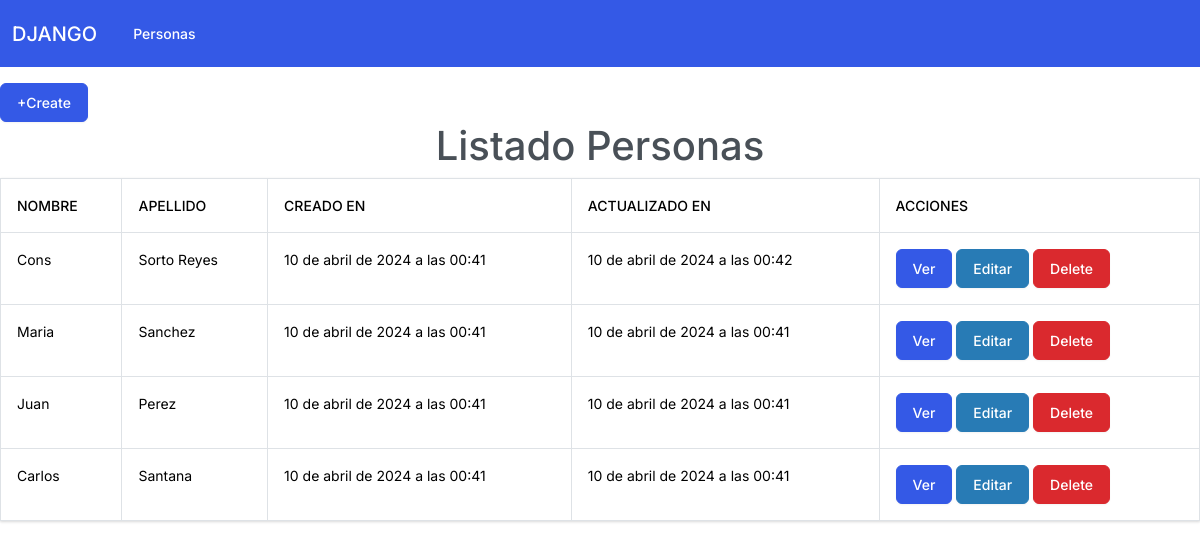
Before: / with the older database file.
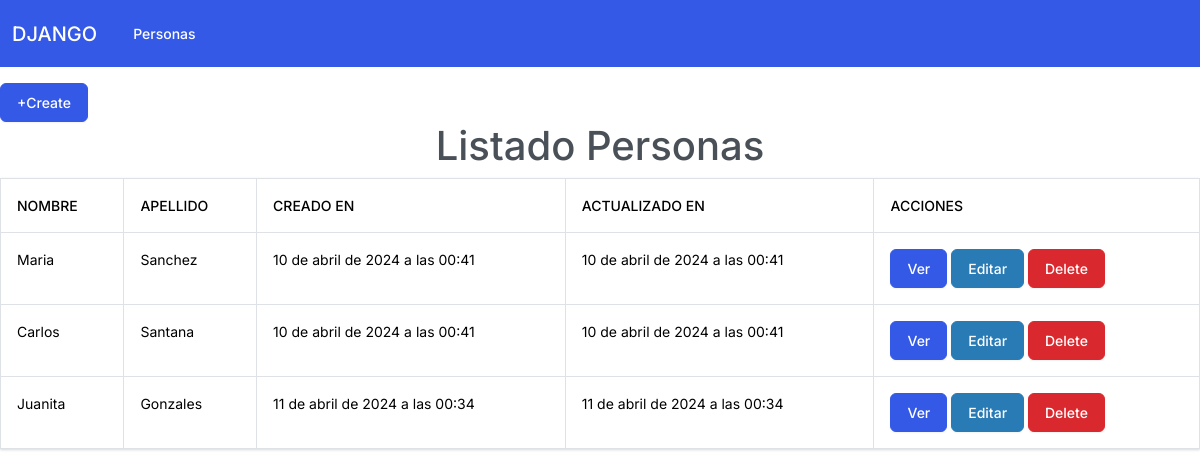
After: the same page with the newer database file.
### person/models.py (models this page shows, shortened)
class Person(models.Model):
    firstName = models.CharField(max_length=255, verbose_name='Nombre')
    lastName = models.CharField(max_length=255, verbose_name='Apellido')
    created_at = models.DateTimeField(auto_now_add=True, verbose_name='Creado en')
    updated_at = models.DateTimeField(auto_now=True, verbose_name='Actualizado en')
    class Meta:
        verbose_name = 'Persona'
        verbose_name_plural = 'Personas'

### person/views.py (the view)
# urls.py: path('', views.index, name='index'),
def index(request):
    personas = Person.objects.all()
    return render(request, "personas.html"
                  , {'title':'Listado Personas', 'personas': personas})

### person/templates/personas.html (shortened to what this page needs)
{% extends 'layout.html' %}
{% block content %}
    <a href="{% url 'create' %}" class="mt-3 btn btn-primary">+Create</a>
<h1 class = "text-center">Listado Personas</h1>
<table class = "table table-bordered">
    <thead>
        <th>Nombre</th>
        <th>Apellido</th>
        <th>Creado en</th>
        <th>Actualizado en</th>
        <th>Acciones</th>
    </thead>
    <tbody>
        {% for persona in personas%}
        <tr>
            <td>{{persona.firstName}}</td>
            <td>{{persona.lastName}}</td>
            <td>{{persona.created_at}}</td>
            <td>{{persona.updated_at}}</td>
            <td>
                <div class="btn-group" role="group" aria-label="Basic example">
                    <form action="{% url 'delete' persona.id %}" method="POST">
                    <a href="{% url 'get' persona.id %}" class="btn btn-primary">Ver</a>
                    <a href="{% url 'edit' persona.id %}" class="btn btn-info">Editar</a>
                        <button type="submit" class="btn btn-danger">Delete</button>
                    </form>
                </div>
            </td>
        </tr>
        {% endfor %}
    </tbody>
</table>
{% endblock %}

### person/templates/layout.html (shortened to what this page needs)
{% load static %}
<!DOCTYPE html>
<html lang="en">
<head>
    <link href="{% static '/css/bootstrap.css' %}" rel="stylesheet" />
</head>
<body>
<nav class="navbar navbar-expand-lg bg-primary" data-bs-theme="dark">
  <div class="container-fluid">
    <a class="navbar-brand" href="/">DJANGO</a>
    <div class="collapse navbar-collapse" id="navbarColor01">
      <ul class="navbar-nav me-auto">
        <li class="nav-item">
          <a class="nav-link active" href="{% url 'personas' %}">Personas
          </a>
        </li>
      </ul>
    </div>
  </div>
</nav>
    <div class = "content">
      {% block content %}
      {%endblock%}
    </div>
</body>
</html>

Changed rows visible on the page:
removed Person: firstName "Cons", lastName "Sorto Reyes", created_at "10 de abril de 2024 a las 00:41", updated_at "10 de abril de 2024 a las 00:42"
removed Person: firstName "Juan", lastName "Perez", created_at "10 de abril de 2024 a las 00:41", updated_at "10 de abril de 2024 a las 00:41"
added Person: firstName "Juanita", lastName "Gonzales", created_at "11 de abril de 2024 a las 00:34", updated_at "11 de abril de 2024 a las 00:34"
